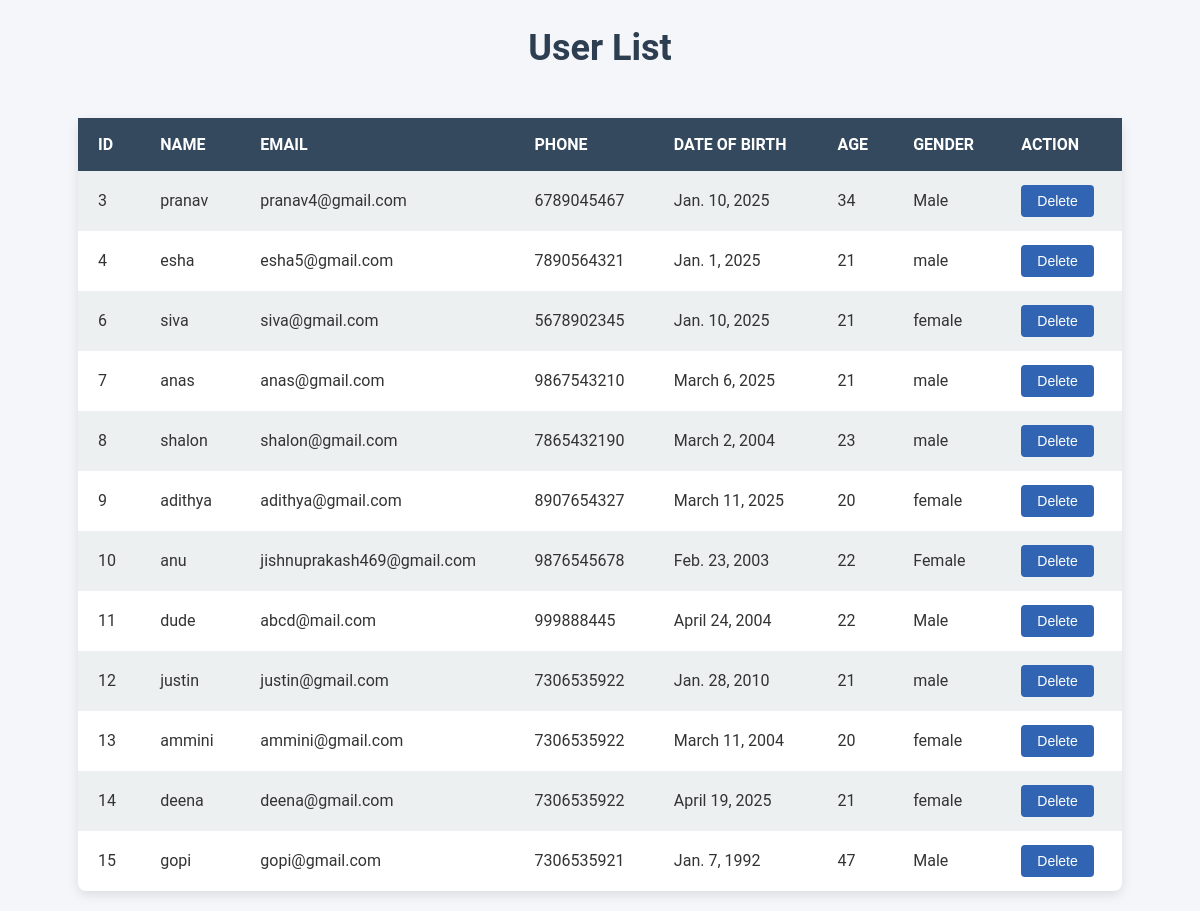
The page /userlist/ on the database its author committed.
### resume_app/models.py (models this page shows)
class Reg(models.Model):
    image=models.ImageField(upload_to='pprofile/',null=True,blank=True)
    name=models.CharField(max_length=20)
    email=models.EmailField(max_length=50,unique=True)
    password=models.CharField(max_length=10)
    dob=models.DateField()
    phonenumber=models.IntegerField()
    age=models.IntegerField(max_length=5)
    status=models.CharField(max_length=20,choices=[('success','Success'),('Inactive','inactive')],default='pending',null=True,blank=True)
    sstatus=models.CharField(max_length=20,choices=[('success','Success'),('Inactive','inactive')],default='pending',null=True,blank=True)
    GENDER_CHOICES =[
        ('Male','Male'),
        ('Female','Female'),
        ('Others','Others'),
    ]
    gender=models.CharField(
        max_length=6,
        choices=GENDER_CHOICES,
    )

### resume_app/views.py (the view)
# urls.py: path('userlist/',views.userlist,name='userlist'),
def userlist(request):
    user=models.Reg.objects.all()
    return render(request,'userlist.html',{'user':user})

### resume_app/templates/userlist.html (shortened to what this page needs)
<!DOCTYPE html>
<html lang="en">
<head>
</head>
<body>
    <h1>User List</h1>
    <table>
        <tr>
            <th>ID</th>
            <th>Name</th>
            <th>Email</th>
            <th>Phone</th>
            <th>Date Of Birth</th>
            <th>Age</th>
            <th>Gender</th>
            <th>Action</th>
        </tr>
        {% for user in user %}
        <tr>
            <td>{{ user.id }}</td>
            <td>{{ user.name }}</td>
            <td>{{ user.email }}</td>
            <td>{{ user.phonenumber }}</td>
            <td>{{ user.dob }}</td>
            <td>{{ user.age }}</td>
            <td>{{ user.gender }}</td>
            <td>
                <a href="/deleteusr_admin/{{ user.id }}">
                    <button class="delete-button">Delete</button>
                </a>
            </td>
        </tr>
        {% endfor %}
    </table>
</body>
</html>

### resume_app/templates/userlist.html (style rules this page uses)
* { margin: 0; padding: 0; box-sizing: border-box; }
body { font-family: 'Roboto', sans-serif; background-color: #f4f6f9; color: #333; line-height: 1.6; padding: 20px; }
h1 { font-size: 36px; color: #2c3e50; text-align: center; margin-bottom: 40px; }
table { border-collapse: collapse; width: 90%; margin: 0 auto; background-color: #fff; box-shadow: 0 4px 12px rgba(0, 0, 0, 0.1); border-radius: 8px; }
th, td { padding: 14px 20px; text-align: left; font-size: 16px; }
th { background-color: #34495e; color: white; font-weight: 600; text-transform: uppercase; }
tr:nth-child(even) { background-color: #ecf0f1; }
.delete-button { background-color: #3165b3; color: white; padding: 8px 16px; border: none; border-radius: 4px; font-size: 14px; cursor: pointer; transition: background-color 0.3s ease; }
a { text-decoration: none; color: inherit; }

### rows shown on the page
Reg: id "3", name "pranav", email "pranav4@gmail.com", phonenumber "6789045467", dob "Jan. 10, 2025", age "34", gender "Male"
Reg: id "4", name "esha", email "esha5@gmail.com", phonenumber "7890564321", dob "Jan. 1, 2025", age "21", gender "male"
Reg: id "6", name "siva", email "siva@gmail.com", phonenumber "5678902345", dob "Jan. 10, 2025", age "21", gender "female"
Reg: id "7", name "anas", email "anas@gmail.com", phonenumber "9867543210", dob "March 6, 2025", age "21", gender "male"
Reg: id "8", name "shalon", email "shalon@gmail.com", phonenumber "7865432190", dob "March 2, 2004", age "23", gender "male"
Reg: id "9", name "adithya", email "adithya@gmail.com", phonenumber "8907654327", dob "March 11, 2025", age "20", gender "female"
Reg: id "10", name "anu", email "jishnuprakash469@gmail.com", phonenumber "9876545678", dob "Feb. 23, 2003", age "22", gender "Female"
Reg: id "11", name "dude", email "abcd@mail.com", phonenumber "999888445", dob "April 24, 2004", age "22", gender "Male"
Reg: id "12", name "justin", email "justin@gmail.com", phonenumber "7306535922", dob "Jan. 28, 2010", age "21", gender "male"
Reg: id "13", name "ammini", email "ammini@gmail.com", phonenumber "7306535922", dob "March 11, 2004", age "20", gender "female"
Reg: id "14", name "deena", email "deena@gmail.com", phonenumber "7306535922", dob "April 19, 2025", age "21", gender "female"
Reg: id "15", name "gopi", email "gopi@gmail.com", phonenumber "7306535921", dob "Jan. 7, 1992", age "47", gender "Male"
